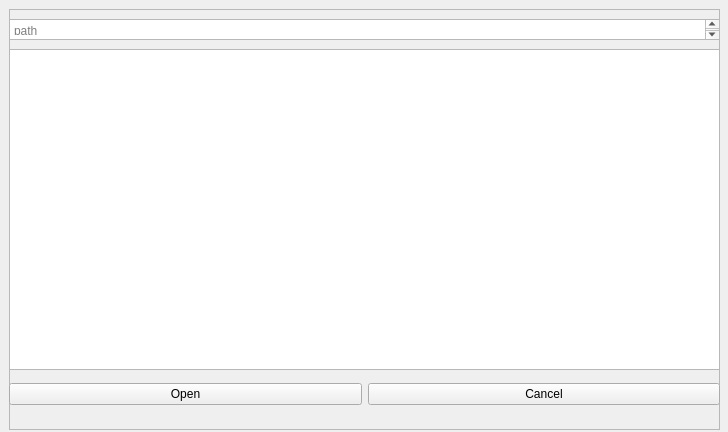
<?xml version="1.0" encoding="UTF-8"?>
<ui version="4.0">
 <class>FileBrowser</class>
 <widget class="QWidget" name="FileBrowser">
  <property name="geometry">
   <rect>
    <x>0</x>
    <y>0</y>
    <width>728</width>
    <height>432</height>
   </rect>
  </property>
  <property name="windowTitle">
   <string>Form</string>
  </property>
  <widget class="QFrame" name="frame">
   <property name="geometry">
    <rect>
     <x>9</x>
     <y>9</y>
     <width>711</width>
     <height>421</height>
    </rect>
   </property>
   <property name="frameShape">
    <enum>QFrame::StyledPanel</enum>
   </property>
   <property name="frameShadow">
    <enum>QFrame::Raised</enum>
   </property>
   <widget class="QTreeView" name="treeView">
    <property name="geometry">
     <rect>
      <x>0</x>
      <y>40</y>
      <width>711</width>
      <height>321</height>
     </rect>
    </property>
   </widget>
   <widget class="QTextEdit" name="pathEdit">
    <property name="geometry">
     <rect>
      <x>0</x>
      <y>10</y>
      <width>711</width>
      <height>21</height>
     </rect>
    </property>
    <property name="placeholderText">
     <string>path</string>
    </property>
   </widget>
   <widget class="QWidget" name="">
    <property name="geometry">
     <rect>
      <x>0</x>
      <y>370</y>
      <width>711</width>
      <height>31</height>
     </rect>
    </property>
    <layout class="QHBoxLayout" name="horizontalLayout">
     <item>
      <widget class="QPushButton" name="openButton">
       <property name="text">
        <string>Open</string>
       </property>
      </widget>
     </item>
     <item>
      <widget class="QPushButton" name="cancelButton">
       <property name="text">
        <string>Cancel</string>
       </property>
      </widget>
     </item>
    </layout>
   </widget>
  </widget>
 </widget>
 <resources/>
 <connections/>
</ui>
